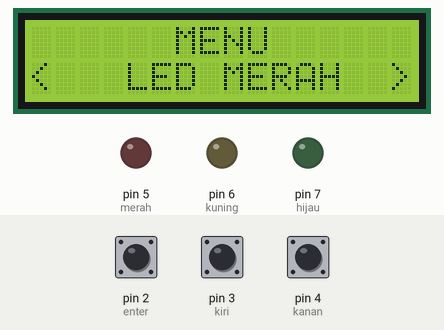
The sketch below on a simulated Arduino Uno, built with avr-gcc and run on an emulated ATmega328P. On the bench: 16×2 character LCD, output pins drawn as LEDs (lit = HIGH). The test bench sets the inputs (shaded band); at power-on: pin 2 (enter) HIGH, pin 3 (kiri) HIGH, pin 4 (kanan) HIGH. What the sketch prints to the serial monitor is not drawn.

Above: at 1.2 s.
1.3 s: pin 2 (enter) pulled LOW for 0.65 s
At 2.1 s:
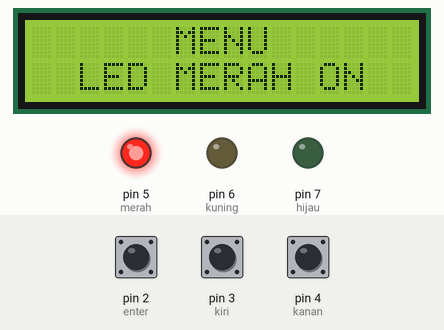
4.2 s: pin 3 (kiri) pulled LOW for 0.65 s
At 5.2 s:
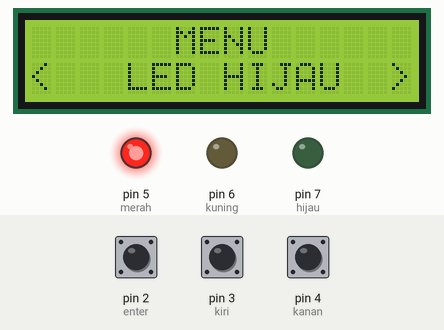
7.9 s: pin 2 (enter) pulled LOW for 1 s
At 8.5 s:
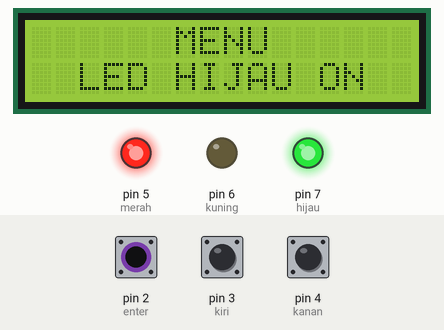
11.1 s: pin 4 (kanan) pulled LOW for 3.2 s
At 13.1 s:
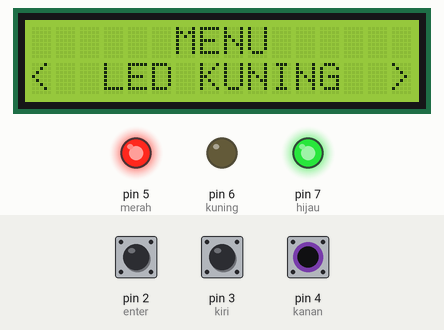
16.8 s: pin 2 (enter) pulled LOW for 0.65 s
At 17.9 s:
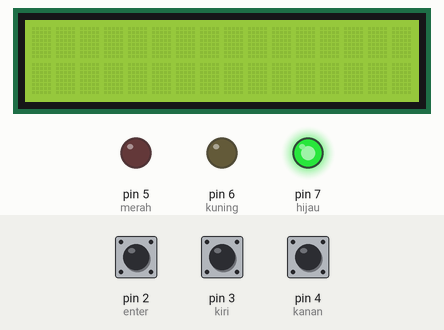
20.0 s: pin 4 (kanan) pulled LOW for 0.65 s
At 21.0 s:
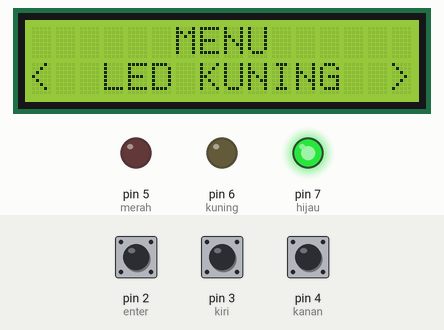
Timing chart, 0 to 23.0 s (numbered marks = the images above; inputs shaded):
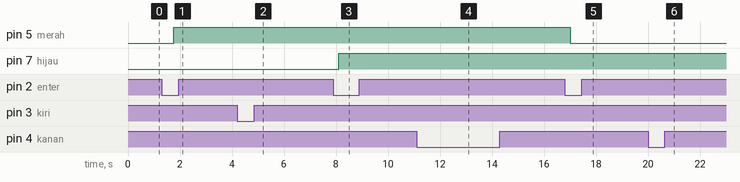

The sketch:

Button_Menu2.ino
```cpp
#include <LiquidCrystal_I2C.h>
LiquidCrystal_I2C lcd(0x27, 16, 2);

#define enter 2
#define kiri 3
#define kanan 4

#define merah 5
#define kuning 6
#define hijau 7


int index = 1;
int cMerah, cKuning, cHijau;

void setup() {
  Serial.begin(9600);
  lcd.init();
  lcd.backlight();
  pinMode(enter, INPUT_PULLUP);
  pinMode(kiri, INPUT_PULLUP);
  pinMode(kanan, INPUT_PULLUP);

  pinMode(merah, OUTPUT);
  pinMode(kuning, OUTPUT);
  pinMode(hijau, OUTPUT);
}

void loop() {
  bool nilaiEnter = digitalRead(enter);
  bool nilaiKanan = digitalRead(kanan);
  bool nilaiKiri = digitalRead(kiri);

  // menagatur nilai Index
  if (nilaiKanan == 0) {
    index++;
    delay(500);
  } else if (nilaiKiri == 0) {
    index--;
    delay(500);
  }

  //mengatur nilai min dan max index
  if (index < 1) {
    index = 3;
  } else if (index > 3) {
    index = 1;
  }

  //program enter

  //menampilkan menu
  lcd.setCursor(6, 0);
  lcd.print("MENU");

  if (index == 1) {
    lcd.setCursor(0, 1);
    lcd.print("<   LED MERAH  >");
    // Toggle
    if (nilaiEnter == 0) {
      cMerah++;
      Serial.println("count Merah : " + (String)cMerah);
      delay(100);

      if (cMerah == 1) {
        digitalWrite(merah, HIGH);
        lcd.setCursor(0, 1);
        lcd.print("  LED MERAH ON  ");
        delay(500);
        lcd.clear();

      } else if (cMerah == 2) {
        digitalWrite(merah, LOW);
        cMerah = 0;
        lcd.setCursor(0, 1);
        lcd.print("  LED MERAH OFF ");
        delay(500);
        lcd.clear();
      }
    }

  } else if (index == 2) {
    lcd.setCursor(0, 1);
    lcd.print("<  LED KUNING  >");

    if (nilaiEnter == 0) {
      cKuning++;
      Serial.println("count Kuning : " + (String)cKuning);
      delay(100);

      if (cKuning == 1) {
        digitalWrite(kuning, HIGH);
        lcd.setCursor(0, 1);
        lcd.print(" LED KUNING ON  ");
        delay(500);
        lcd.clear();

      } else if (cKuning == 2) {
        digitalWrite(kuning, LOW);
        cKuning = 0;
        lcd.setCursor(0, 1);
        lcd.print(" LED KUNING OFF ");
        delay(500);
        lcd.clear();
      }
    }

  } else if (index == 3) {
    lcd.setCursor(0, 1);
    lcd.print("<   LED HIJAU  >");

    if (nilaiEnter == 0) {
      cHijau++;
      Serial.println("count Hijau : " + (String)cHijau);
      delay(100);

      if (cHijau == 1) {
        digitalWrite(hijau, HIGH);
        lcd.setCursor(0, 1);
        lcd.print("  LED HIJAU ON  ");
        delay(500);
        lcd.clear();

      } else if (cHijau == 2) {
        digitalWrite(hijau, LOW);
        cHijau = 0;
        lcd.setCursor(0, 1);
        lcd.print("  LED HIJAU OFF ");
        delay(500);
        lcd.clear();
      }
    }

  }

  Serial.print("index : ");
  Serial.println(index);
  Serial.print("Enter : ");
  Serial.println(nilaiEnter); //Serial.println("Enter : " + nilaiEnter);
  Serial.print("Kanan : ");
  Serial.println(nilaiKanan);
  Serial.print("Kiri : ");
  Serial.println(nilaiKiri);
  Serial.println();
  delay(500);
  lcd.clear();
}
```

Measured:
- after the input at 1.3 s, pin 5 (merah): LOW → HIGH after 0.46 s; the display: first differs from a run without the input after 0.47 s (image 1)
- after the input at 7.9 s, pin 7 (hijau): LOW → HIGH after 0.21 s; the display: first differs from a run without the input after 0.23 s (image 3)
- after the input at 16.8 s, pin 5 (merah): HIGH → LOW after 0.21 s; the display: first differs from a run without the input after 0.23 s (image 5 shows a later state)
- what the display in image 2 shows lasts 0.5 s, from 4.9 s to 5.4 s
